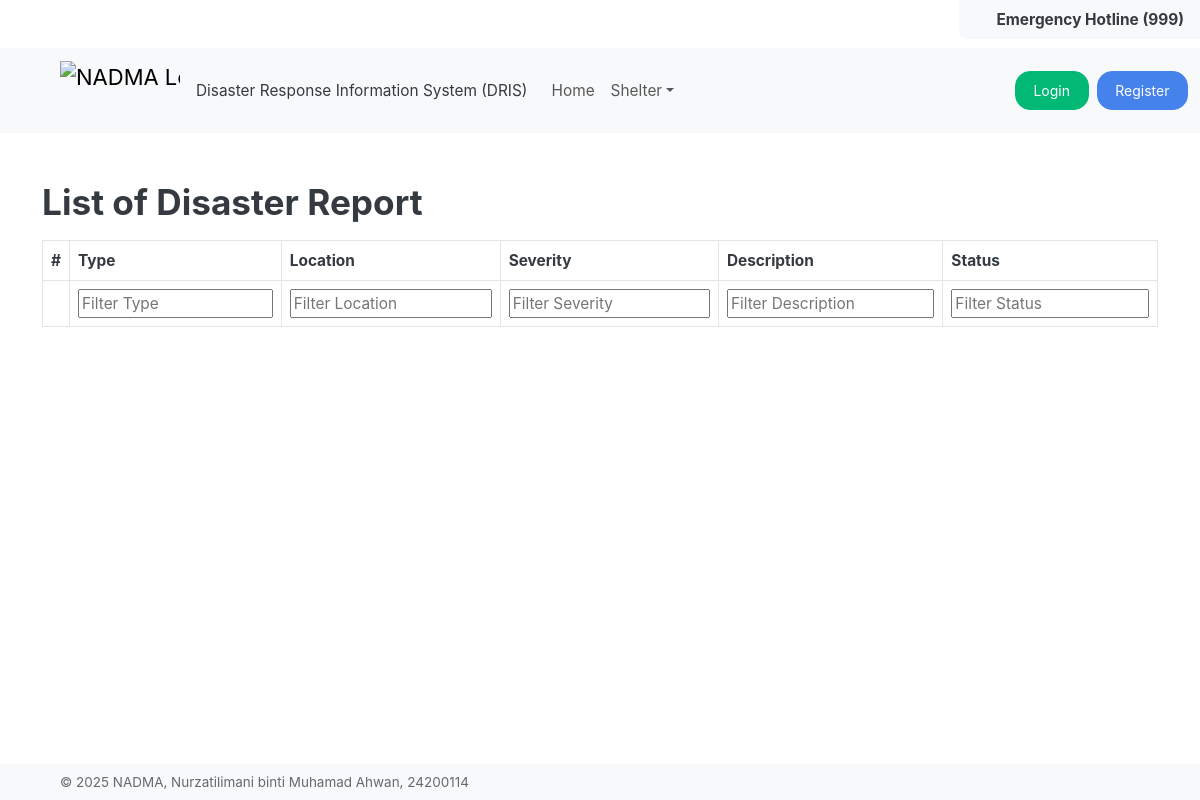
Page /disaster-reporting/list on the earlier database version.
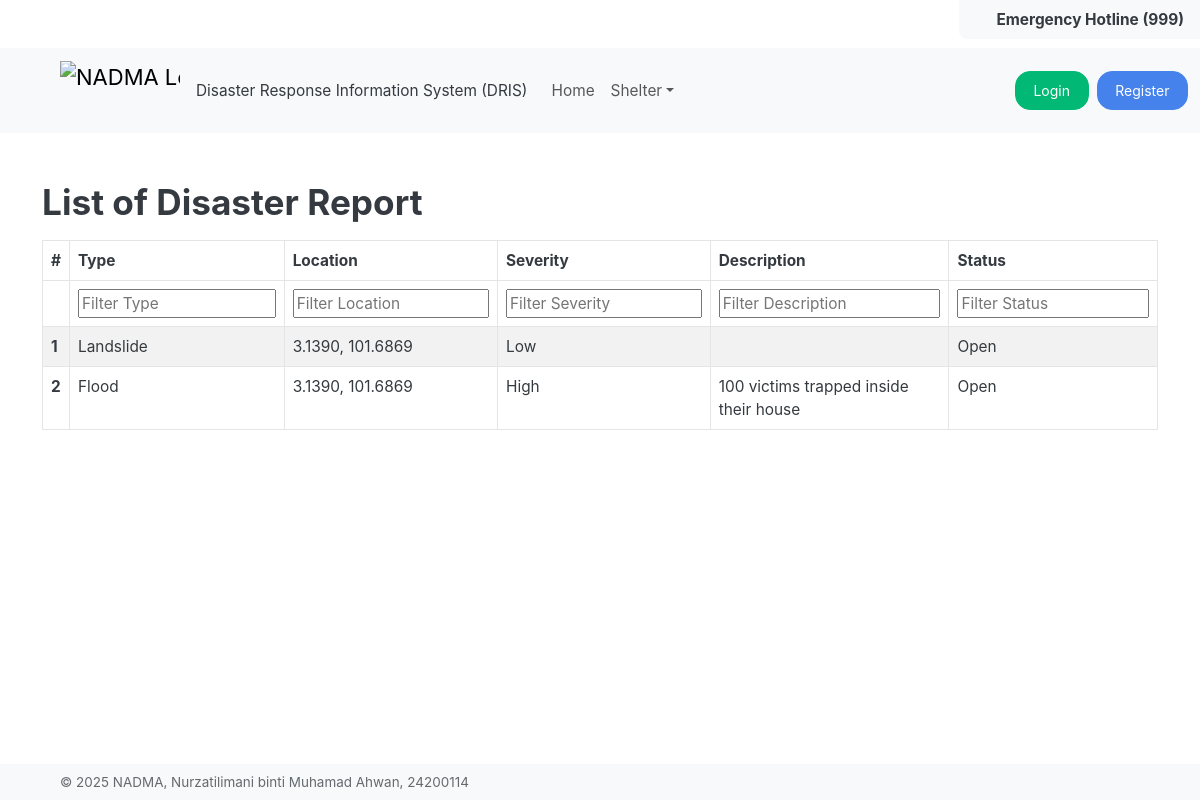
Same page on the later database version.
### DisasterReporting/models.py (models this page shows, shortened)
class DisasterReport(models.Model):
    id= models.AutoField(primary_key=True)
    reporter_name = models.ForeignKey(Citizen, on_delete=models.CASCADE, related_name='disaster_reports')
    disaster_type = models.CharField(max_length=100)
    gps_coordinates = models.CharField(max_length=100, help_text='Enter GPS coordinates in the format: latitude,longitude')
    severity_level = models.CharField(max_length=50, choices=[
        ('Low', 'Low'),
        ('Medium', 'Medium'),
        ('High', 'High'),
        ('Critical', 'Critical'),
    ], default='Low', help_text='Select the severity level of the disaster')
    description = models.TextField(blank=True, null=True)
    date_reported = models.DateTimeField(auto_now_add=True)
    status = models.CharField(max_length=50, default='Open', choices=[
        ('Open', 'Open'),
        ('In Progress', 'In Progress'),
        ('Resolved', 'Resolved'),
        ('Closed', 'Closed'),
    ])
    updated_at = models.DateTimeField(auto_now=True)
    updated_by = models.ForeignKey(CustomUser, on_delete=models.SET_NULL, null=True, blank=True, related_name='disaster_reports_updated')

### DisasterReporting/views.py (the view, shortened to what this page needs)
# urls.py: path("list", DisasterReportView.as_view(), name="disaster_report_list"),
class DisasterReportView(View):
    def get(self, request):
        reports = DisasterReport.objects.all()
        columns = get_disaster_report_columns()
        edit_id = request.GET.get('edit')
        show_modal = False
        data = request.GET if request.GET else None
        fieldConfig = get_disaster_report_field_config(data=data, request=request)
        user_role = ''
        if request.user.is_authenticated and hasattr(request.user, 'role') and request.user.role:
            user_role = request.user.role.name.lower()
        return render(request, 'disaster-report/index.html', {
            'data': reports,
            'columns': columns,
            'fieldConfig': fieldConfig,
            'show_modal': show_modal,
            'edit_id': edit_id or '',
            'user_role': user_role,
        })

### DisasterReporting/views.py (called while the page is built)
def get_disaster_report_columns():
    return [
        {'key': 'disaster_type', 'label': 'Type'},
        {'key': 'gps_coordinates', 'label': 'Location'},
        {'key': 'severity_level', 'label': 'Severity'},
        {'key': 'description', 'label': 'Description'},
        {'key': 'status', 'label': 'Status'},
        {
            'label': 'Action',
            'type': 'action',
            'actions': [
                {
                    'url_name': '',
                    'label': 'Edit',
                    'class': 'btn-info'
                }
            ]
        }
    ]

### common/templatetags/shared_extras.py (called while the page is built)
@register.filter
def get_item(obj, key):
    if isinstance(obj, dict):
        return obj.get(key)
    return getattr(obj, key, None)

### templates/disaster-report/index.html (shortened to what this page needs)
{% extends "base.html" %}
{% block content %}
<div class="container mt-3">
  <div class="d-flex align-items-center mb-3">
    <h2 class="flex-grow-1 mb-0">List of Disaster Report</h2>
  </div>
  {% include "components/table/table.html" with columns=columns data=data %}
</div>
{% endblock %}

### templates/components/table/table.html (shortened to what this page needs)
{% load shared_extras %}
<link rel="stylesheet" href="https://cdn.datatables.net/1.13.7/css/dataTables.bootstrap5.min.css"/>
<table id="datatable" class="table table-striped table-bordered">
  <thead>
    <tr>
      <th>#</th>
      {% for col in columns %}
        {% if col.type == "action" %}
          {% if user_role == "authorities" %}
            <th>{{ col.label }}</th>
          {% endif %}
        {% else %}
          <th>{{ col.label }}</th>
        {% endif %}
      {% endfor %}
    </tr>
    <tr>
      <th></th>
      {% for col in columns %}
        {% if col.type == "action" %}
          {% if user_role == "authorities" %}
            <th></th>
          {% endif %}
        {% else %}
          <th><input type="text" placeholder="Filter {{ col.label }}" style="width: 100%;"/></th>
        {% endif %}
      {% endfor %}
    </tr>
  </thead>
 <tbody>
    {% for row in data %}
      <tr>
        <th scope="row">{{ forloop.counter }}</th>
        {% for col in columns %}
          {% if col.type == "action" %}
            {% if user_role == "authorities" %}
              <td>
                {% for action in col.actions %}
                  {% if action.label == "Edit" %}
                    <a href="?edit={{ row.id }}" class="btn {{ action.class|default:'btn-primary' }}">
                      <i class="fas fa-pencil-alt"></i> Edit
                    </a>
                  {% elif action.label == "View Volunteers" %}
                    <a href="{% url action.url_name row.id %}" class="btn btn-md {{ action.class|default:'btn-primary' }} mt-3">
                      <i class="fas fa-users"></i> View Volunteers
                    </a>
                  {% elif action.label == "Assign to Task" %}
                    {% if task.status != "running" %}
                      <span class="badge rounded-pill bg-secondary">Assignment Closed</span>
                    {% elif row.assigned %}
                      <span class="badge rounded-pill bg-success">Assigned</span>
                    {% else %}
                      <form method="post" action="{% url 'volunteer:assign_volunteer_to_task' task.id row.id %}" style="display:inline;">
                        {% csrf_token %}
                        <button type="submit" class="btn btn-md btn-warning">
                          <i class="fas fa-user-plus"></i> Assign to Task
                        </button>
                      </form>
                    {% endif %}
                  {% else %}
                    <a href="" class="btn  {{ action.class|default:'btn-primary' }}">{{ action.label }}</a>
                  {% endif %}
                {% endfor %}
              </td>
            {% endif %}
          {% else %}
            <td>{{ row|get_item:col.key }}</td>
          {% endif %}
        {% endfor %}
      </tr>
    {% endfor %}
</tbody>
</table>

Differences in the rows shown:
added DisasterReport: columns "Landslide" "3.1390, 101.6869" "Low" "Open"
added DisasterReport: columns "Flood" "3.1390, 101.6869" "High" "100 victims trapped inside their house" "Open"
